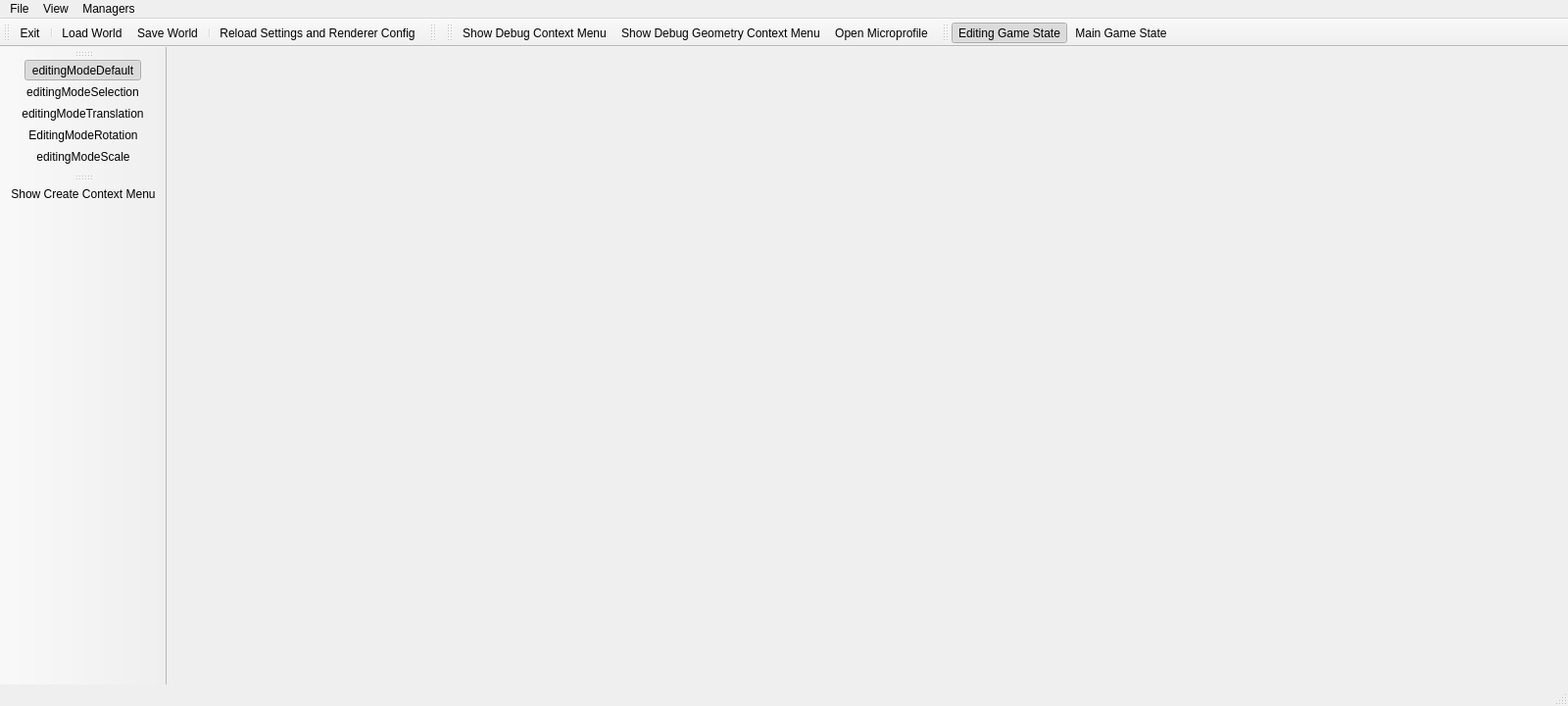
<?xml version="1.0" encoding="UTF-8"?>
<ui version="4.0">
 <class>IntrinsicEdClass</class>
 <widget class="QMainWindow" name="IntrinsicEdClass">
  <property name="geometry">
   <rect>
    <x>0</x>
    <y>0</y>
    <width>1600</width>
    <height>720</height>
   </rect>
  </property>
  <property name="windowTitle">
   <string>IntrinsicEd</string>
  </property>
  <widget class="IntrinsicEdViewport" name="centralWidget"/>
  <widget class="QMenuBar" name="menuBar">
   <property name="geometry">
    <rect>
     <x>0</x>
     <y>0</y>
     <width>1600</width>
     <height>21</height>
    </rect>
   </property>
   <widget class="QMenu" name="menuFile">
    <property name="title">
     <string>File</string>
    </property>
    <addaction name="actionLoad_World"/>
    <addaction name="actionSave_World"/>
    <addaction name="separator"/>
    <addaction name="actionLoad_Editor_Settings"/>
    <addaction name="actionSave_Editor_Settings"/>
    <addaction name="separator"/>
    <addaction name="actionExit"/>
   </widget>
   <widget class="QMenu" name="menuView">
    <property name="title">
     <string>View</string>
    </property>
    <addaction name="actionProperty_View"/>
    <addaction name="actionNode_View"/>
    <addaction name="separator"/>
    <addaction name="actionFullscreen"/>
   </widget>
   <widget class="QMenu" name="menuManagers">
    <property name="title">
     <string>Managers</string>
    </property>
    <addaction name="actionGPU_Programs"/>
    <addaction name="actionImages"/>
    <addaction name="actionMeshes"/>
    <addaction name="actionMaterials"/>
    <addaction name="actionPostEffects"/>
    <addaction name="separator"/>
    <addaction name="actionScripts"/>
    <addaction name="separator"/>
    <addaction name="actionAssets"/>
   </widget>
   <addaction name="menuFile"/>
   <addaction name="menuView"/>
   <addaction name="menuManagers"/>
  </widget>
  <widget class="QToolBar" name="mainToolBar">
   <property name="windowTitle">
    <string>Main Toolbar</string>
   </property>
   <property name="iconSize">
    <size>
     <width>24</width>
     <height>24</height>
    </size>
   </property>
   <attribute name="toolBarArea">
    <enum>TopToolBarArea</enum>
   </attribute>
   <attribute name="toolBarBreak">
    <bool>false</bool>
   </attribute>
   <addaction name="actionExit"/>
   <addaction name="separator"/>
   <addaction name="actionLoad_World"/>
   <addaction name="actionSave_World"/>
   <addaction name="separator"/>
   <addaction name="actionReload_Settings_And_Renderer_Config"/>
  </widget>
  <widget class="QStatusBar" name="statusBar"/>
  <widget class="QToolBar" name="editingToolBar">
   <property name="windowTitle">
    <string>Transformation Toolbar</string>
   </property>
   <attribute name="toolBarArea">
    <enum>LeftToolBarArea</enum>
   </attribute>
   <attribute name="toolBarBreak">
    <bool>false</bool>
   </attribute>
   <addaction name="actionEditingModeDefault"/>
   <addaction name="actionEditingModeSelection"/>
   <addaction name="actionEditingModeTranslation"/>
   <addaction name="actionEditingModeRotation"/>
   <addaction name="actionEditingModeScale"/>
  </widget>
  <widget class="QToolBar" name="gridToolBar">
   <property name="windowTitle">
    <string>Editing Toolbar</string>
   </property>
   <attribute name="toolBarArea">
    <enum>TopToolBarArea</enum>
   </attribute>
   <attribute name="toolBarBreak">
    <bool>false</bool>
   </attribute>
  </widget>
  <widget class="QToolBar" name="creationToolBar">
   <property name="windowTitle">
    <string>Creation Toolbar</string>
   </property>
   <attribute name="toolBarArea">
    <enum>LeftToolBarArea</enum>
   </attribute>
   <attribute name="toolBarBreak">
    <bool>false</bool>
   </attribute>
   <addaction name="actionShow_Create_Context_Menu"/>
  </widget>
  <widget class="QToolBar" name="devToolBar">
   <property name="enabled">
    <bool>true</bool>
   </property>
   <property name="windowTitle">
    <string>Development Toolbar</string>
   </property>
   <attribute name="toolBarArea">
    <enum>TopToolBarArea</enum>
   </attribute>
   <attribute name="toolBarBreak">
    <bool>false</bool>
   </attribute>
   <addaction name="actionShow_Debug_Context_Menu"/>
   <addaction name="actionShow_Debug_Geometry_Context_Menu"/>
   <addaction name="actionOpen_Microprofile"/>
  </widget>
  <widget class="QToolBar" name="toolBar">
   <property name="windowTitle">
    <string>Game State Toolbar</string>
   </property>
   <attribute name="toolBarArea">
    <enum>TopToolBarArea</enum>
   </attribute>
   <attribute name="toolBarBreak">
    <bool>false</bool>
   </attribute>
   <addaction name="actionEditingGameState"/>
   <addaction name="actionMainGameState"/>
  </widget>
  <action name="actionExit">
   <property name="icon">
    <iconset resource="../IntrinsicEd.qrc">
     <normaloff>:/Icons/eject</normaloff>:/Icons/eject</iconset>
   </property>
   <property name="text">
    <string>Exit</string>
   </property>
  </action>
  <action name="actionSave_World">
   <property name="icon">
    <iconset resource="../IntrinsicEd.qrc">
     <normaloff>:/Icons/save</normaloff>:/Icons/save</iconset>
   </property>
   <property name="text">
    <string>Save World</string>
   </property>
  </action>
  <action name="actionLoad_World">
   <property name="icon">
    <iconset resource="../IntrinsicEd.qrc">
     <normaloff>:/Icons/arrowUp</normaloff>:/Icons/arrowUp</iconset>
   </property>
   <property name="text">
    <string>Load World</string>
   </property>
  </action>
  <action name="actionNode_View">
   <property name="icon">
    <iconset resource="../IntrinsicEd.qrc">
     <normaloff>:/Icons/target</normaloff>:/Icons/target</iconset>
   </property>
   <property name="text">
    <string>Node View</string>
   </property>
   <property name="toolTip">
    <string>Node View</string>
   </property>
  </action>
  <action name="actionSave_Editor_Settings">
   <property name="icon">
    <iconset resource="../IntrinsicEd.qrc">
     <normaloff>:/Icons/save</normaloff>:/Icons/save</iconset>
   </property>
   <property name="text">
    <string>Save Editor Settings</string>
   </property>
  </action>
  <action name="actionLoad_Editor_Settings">
   <property name="icon">
    <iconset resource="../IntrinsicEd.qrc">
     <normaloff>:/Icons/arrowUp</normaloff>:/Icons/arrowUp</iconset>
   </property>
   <property name="text">
    <string>Load Editor Settings</string>
   </property>
  </action>
  <action name="actionProperty_View">
   <property name="icon">
    <iconset resource="../IntrinsicEd.qrc">
     <normaloff>:/Icons/grid</normaloff>:/Icons/grid</iconset>
   </property>
   <property name="text">
    <string>Property View</string>
   </property>
  </action>
  <action name="actionGPU_Programs">
   <property name="icon">
    <iconset resource="../IntrinsicEd.qrc">
     <normaloff>:/Icons/calendar</normaloff>:/Icons/calendar</iconset>
   </property>
   <property name="text">
    <string>GPU Programs</string>
   </property>
  </action>
  <action name="actionFullscreen">
   <property name="icon">
    <iconset resource="../IntrinsicEd.qrc">
     <normaloff>:/Icons/fullscreen</normaloff>:/Icons/fullscreen</iconset>
   </property>
   <property name="text">
    <string>Fullscreen</string>
   </property>
  </action>
  <action name="actionEditingModeSelection">
   <property name="checkable">
    <bool>true</bool>
   </property>
   <property name="checked">
    <bool>false</bool>
   </property>
   <property name="icon">
    <iconset resource="../IntrinsicEd.qrc">
     <normaloff>:/Icons/wand</normaloff>:/Icons/wand</iconset>
   </property>
   <property name="text">
    <string>editingModeSelection</string>
   </property>
   <property name="toolTip">
    <string>Editing Mode: Selection</string>
   </property>
  </action>
  <action name="actionEditingModeTranslation">
   <property name="checkable">
    <bool>true</bool>
   </property>
   <property name="checked">
    <bool>false</bool>
   </property>
   <property name="icon">
    <iconset resource="../IntrinsicEd.qrc">
     <normaloff>:/Icons/drawArrow</normaloff>:/Icons/drawArrow</iconset>
   </property>
   <property name="text">
    <string>editingModeTranslation</string>
   </property>
   <property name="toolTip">
    <string>Editing Mode: Translation</string>
   </property>
  </action>
  <action name="actionEditingModeScale">
   <property name="checkable">
    <bool>true</bool>
   </property>
   <property name="icon">
    <iconset resource="../IntrinsicEd.qrc">
     <normaloff>:/Icons/scale</normaloff>:/Icons/scale</iconset>
   </property>
   <property name="text">
    <string>editingModeScale</string>
   </property>
   <property name="toolTip">
    <string>Editing Mode: Scale</string>
   </property>
  </action>
  <action name="actionEditingModeRotation">
   <property name="checkable">
    <bool>true</bool>
   </property>
   <property name="icon">
    <iconset resource="../IntrinsicEd.qrc">
     <normaloff>:/Icons/rotate</normaloff>:/Icons/rotate</iconset>
   </property>
   <property name="text">
    <string>EditingModeRotation</string>
   </property>
   <property name="toolTip">
    <string>Editing Mode: Rotation</string>
   </property>
  </action>
  <action name="actionScripts">
   <property name="icon">
    <iconset resource="../IntrinsicEd.qrc">
     <normaloff>:/Icons/script</normaloff>:/Icons/script</iconset>
   </property>
   <property name="text">
    <string>Scripts</string>
   </property>
  </action>
  <action name="actionAssets">
   <property name="icon">
    <iconset resource="../IntrinsicEd.qrc">
     <normaloff>:/Icons/asset</normaloff>:/Icons/asset</iconset>
   </property>
   <property name="text">
    <string>Assets</string>
   </property>
  </action>
  <action name="actionImages">
   <property name="icon">
    <iconset resource="../IntrinsicEd.qrc">
     <normaloff>:/Icons/picture</normaloff>:/Icons/picture</iconset>
   </property>
   <property name="text">
    <string>Images</string>
   </property>
  </action>
  <action name="actionMeshes">
   <property name="icon">
    <iconset resource="../IntrinsicEd.qrc">
     <normaloff>:/Icons/truck</normaloff>:/Icons/truck</iconset>
   </property>
   <property name="text">
    <string>Meshes</string>
   </property>
  </action>
  <action name="actionMaterials">
   <property name="icon">
    <iconset resource="../IntrinsicEd.qrc">
     <normaloff>:/Icons/brush</normaloff>:/Icons/brush</iconset>
   </property>
   <property name="text">
    <string>Materials</string>
   </property>
  </action>
  <action name="actionCreateCube">
   <property name="icon">
    <iconset resource="../IntrinsicEd.qrc">
     <normaloff>:/Icons/cube</normaloff>:/Icons/cube</iconset>
   </property>
   <property name="text">
    <string>Create Cube</string>
   </property>
   <property name="toolTip">
    <string>Create Cube</string>
   </property>
  </action>
  <action name="actionCreateSphere">
   <property name="icon">
    <iconset resource="../IntrinsicEd.qrc">
     <normaloff>:/Icons/globe</normaloff>:/Icons/globe</iconset>
   </property>
   <property name="text">
    <string>Create Sphere</string>
   </property>
   <property name="toolTip">
    <string>Create Sphere</string>
   </property>
  </action>
  <action name="actionSpawn_Vegetation">
   <property name="icon">
    <iconset resource="../IntrinsicEd.qrc">
     <normaloff>:/Icons/target</normaloff>:/Icons/target</iconset>
   </property>
   <property name="text">
    <string>Spawn Vegetation</string>
   </property>
  </action>
  <action name="actionSpawn_Grass">
   <property name="icon">
    <iconset resource="../IntrinsicEd.qrc">
     <normaloff>:/Icons/target</normaloff>:/Icons/target</iconset>
   </property>
   <property name="text">
    <string>Spawn Grass</string>
   </property>
  </action>
  <action name="actionEditingModeDefault">
   <property name="checkable">
    <bool>true</bool>
   </property>
   <property name="checked">
    <bool>true</bool>
   </property>
   <property name="enabled">
    <bool>true</bool>
   </property>
   <property name="icon">
    <iconset resource="../IntrinsicEd.qrc">
     <normaloff>:/Icons/cursor</normaloff>:/Icons/cursor</iconset>
   </property>
   <property name="text">
    <string>editingModeDefault</string>
   </property>
   <property name="toolTip">
    <string>Editing Mode: Default</string>
   </property>
  </action>
  <action name="actionCreateRigidBody">
   <property name="icon">
    <iconset resource="../IntrinsicEd.qrc">
     <normaloff>:/Icons/cube</normaloff>:/Icons/cube</iconset>
   </property>
   <property name="text">
    <string>Create Rigid Body (Dyn. Cube)</string>
   </property>
   <property name="toolTip">
    <string>Create Rigid Body (Dyn. Cube)</string>
   </property>
  </action>
  <action name="actionEditingGameState">
   <property name="checkable">
    <bool>true</bool>
   </property>
   <property name="checked">
    <bool>true</bool>
   </property>
   <property name="enabled">
    <bool>true</bool>
   </property>
   <property name="icon">
    <iconset resource="../IntrinsicEd.qrc">
     <normaloff>:/Icons/wrench</normaloff>:/Icons/wrench</iconset>
   </property>
   <property name="text">
    <string>Editing Game State</string>
   </property>
   <property name="toolTip">
    <string>Editing Game State</string>
   </property>
  </action>
  <action name="actionMainGameState">
   <property name="checkable">
    <bool>true</bool>
   </property>
   <property name="checked">
    <bool>false</bool>
   </property>
   <property name="enabled">
    <bool>true</bool>
   </property>
   <property name="icon">
    <iconset resource="../IntrinsicEd.qrc">
     <normaloff>:/Icons/gamepad</normaloff>:/Icons/gamepad</iconset>
   </property>
   <property name="text">
    <string>Main Game State</string>
   </property>
   <property name="toolTip">
    <string>Main Game State</string>
   </property>
  </action>
  <action name="actionShow_Create_Context_Menu">
   <property name="icon">
    <iconset resource="../IntrinsicEd.qrc">
     <normaloff>:/Icons/cube</normaloff>:/Icons/cube</iconset>
   </property>
   <property name="text">
    <string>Show Create Context Menu</string>
   </property>
   <property name="toolTip">
    <string>Show Create Context Menu</string>
   </property>
  </action>
  <action name="actionShow_Debug_Context_Menu">
   <property name="icon">
    <iconset resource="../IntrinsicEd.qrc">
     <normaloff>:/Icons/lightbulb</normaloff>:/Icons/lightbulb</iconset>
   </property>
   <property name="text">
    <string>Show Debug Context Menu</string>
   </property>
   <property name="toolTip">
    <string>Show Debug Context Menu</string>
   </property>
  </action>
  <action name="actionCreateRigidBody_Sphere">
   <property name="icon">
    <iconset resource="../IntrinsicEd.qrc">
     <normaloff>:/Icons/globe</normaloff>:/Icons/globe</iconset>
   </property>
   <property name="text">
    <string>Create Rigid Body (Dyn. Sphere)</string>
   </property>
   <property name="toolTip">
    <string>Create Rigid Body (Dyn. Sphere)</string>
   </property>
  </action>
  <action name="actionShow_Debug_Geometry_Context_Menu">
   <property name="checkable">
    <bool>false</bool>
   </property>
   <property name="icon">
    <iconset resource="../IntrinsicEd.qrc">
     <normaloff>:/Icons/icons/cc/white/png/lighting_icon&amp;16.png</normaloff>:/Icons/icons/cc/white/png/lighting_icon&amp;16.png</iconset>
   </property>
   <property name="text">
    <string>Show Debug Geometry Context Menu</string>
   </property>
   <property name="toolTip">
    <string>Show Debug Geometry Context Menu</string>
   </property>
  </action>
  <action name="actionShow_PhysX_Debug_Geometry">
   <property name="checkable">
    <bool>true</bool>
   </property>
   <property name="text">
    <string>Show PhysX Debug Geometry</string>
   </property>
   <property name="toolTip">
    <string>Show PhysX Debug Geometry</string>
   </property>
  </action>
  <action name="actionShow_World_Bounding_Spheres">
   <property name="checkable">
    <bool>true</bool>
   </property>
   <property name="text">
    <string>Show World Bounding Spheres</string>
   </property>
   <property name="toolTip">
    <string>Show World Bounding Spheres</string>
   </property>
  </action>
  <action name="actionPostEffects">
   <property name="icon">
    <iconset resource="../IntrinsicEd.qrc">
     <normaloff>:/Icons/picture</normaloff>:/Icons/picture</iconset>
   </property>
   <property name="text">
    <string>Post Effects</string>
   </property>
   <property name="toolTip">
    <string>Post Effects</string>
   </property>
  </action>
  <action name="actionReload_Settings_And_Renderer_Config">
   <property name="icon">
    <iconset resource="../IntrinsicEd.qrc">
     <normaloff>:/Icons/refresh</normaloff>:/Icons/refresh</iconset>
   </property>
   <property name="text">
    <string>Reload Settings and Renderer Config</string>
   </property>
   <property name="toolTip">
    <string>Reload Settings and Renderer Config</string>
   </property>
  </action>
  <action name="actionOpen_Microprofile">
   <property name="icon">
    <iconset resource="../IntrinsicEd.qrc">
     <normaloff>:/Icons/tacho</normaloff>:/Icons/tacho</iconset>
   </property>
   <property name="text">
    <string>Open Microprofile</string>
   </property>
   <property name="toolTip">
    <string>Open Microprofile</string>
   </property>
  </action>
  <action name="actionCreatePlane">
   <property name="icon">
    <iconset resource="../IntrinsicEd.qrc">
     <normaloff>:/Icons/doc</normaloff>:/Icons/doc</iconset>
   </property>
   <property name="text">
    <string>Create Plane</string>
   </property>
   <property name="toolTip">
    <string>Create Plane</string>
   </property>
  </action>
 </widget>
 <layoutdefault spacing="6" margin="11"/>
 <customwidgets>
  <customwidget>
   <class>IntrinsicEdViewport</class>
   <extends>QWidget</extends>
   <header>IntrinsicEdViewport.h</header>
   <container>1</container>
  </customwidget>
 </customwidgets>
 <resources>
  <include location="../IntrinsicEd.qrc"/>
 </resources>
 <connections/>
</ui>
